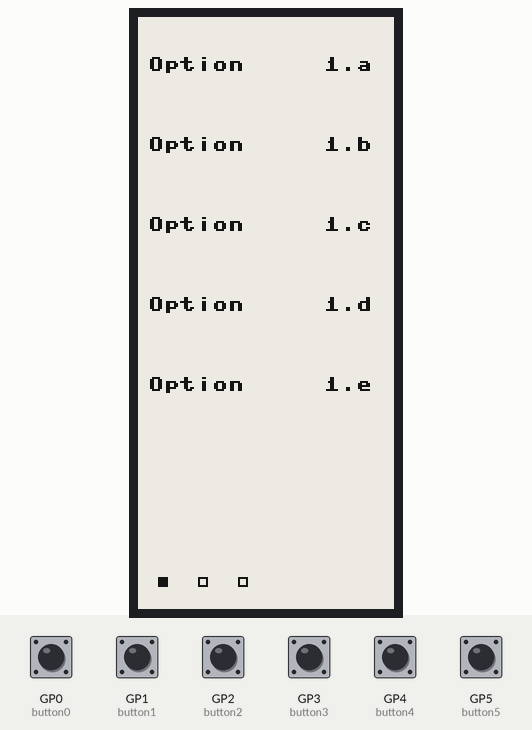
This program was run on a simulated Raspberry Pi Pico running MicroPython. Parts: 128×296 one-colour display. Inputs (shaded band) come from the test bench; at power-on: GP0 (button0), GP1 (button1), GP2 (button2), GP3 (button3), GP4 (button4), GP5 (button5) LOW. An e-paper refresh takes a nominal 2 s (0.4 s partial, 12 s with colour); what the program prints to the serial console is not drawn.

Above: at 6.7 s.
6.8 s: GP5 (button5) pulled HIGH for 0.15 s
9.9 s: GP5 (button5) pulled HIGH for 1 s
Timing chart, 0 to 12.9 s (numbered marks = the images above; inputs shaded):
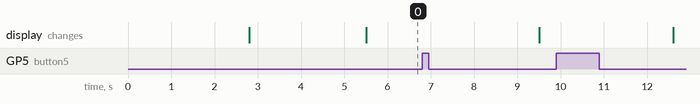

The program:

main.py
```python
# (licence header left out)
from machine import Pin, SPI
import framebuf
import utime


# Display resolution
EPD_WIDTH       = 128
EPD_HEIGHT      = 296

RST_PIN         = 12
DC_PIN          = 8
CS_PIN          = 9
BUSY_PIN        = 13

WF_PARTIAL_2IN9 = [
    0x0,0x40,0x0,0x0,0x0,0x0,0x0,0x0,0x0,0x0,0x0,0x0,
    0x80,0x80,0x0,0x0,0x0,0x0,0x0,0x0,0x0,0x0,0x0,0x0,
    0x40,0x40,0x0,0x0,0x0,0x0,0x0,0x0,0x0,0x0,0x0,0x0,
    0x0,0x80,0x0,0x0,0x0,0x0,0x0,0x0,0x0,0x0,0x0,0x0,
    0x0,0x0,0x0,0x0,0x0,0x0,0x0,0x0,0x0,0x0,0x0,0x0,
    0x0A,0x0,0x0,0x0,0x0,0x0,0x2,
    0x1,0x0,0x0,0x0,0x0,0x0,0x0,
    0x1,0x0,0x0,0x0,0x0,0x0,0x0,
    0x0,0x0,0x0,0x0,0x0,0x0,0x0,
    0x0,0x0,0x0,0x0,0x0,0x0,0x0,
    0x0,0x0,0x0,0x0,0x0,0x0,0x0,
    0x0,0x0,0x0,0x0,0x0,0x0,0x0,
    0x0,0x0,0x0,0x0,0x0,0x0,0x0,
    0x0,0x0,0x0,0x0,0x0,0x0,0x0,
    0x0,0x0,0x0,0x0,0x0,0x0,0x0,
    0x0,0x0,0x0,0x0,0x0,0x0,0x0,
    0x0,0x0,0x0,0x0,0x0,0x0,0x0,
    0x22,0x22,0x22,0x22,0x22,0x22,0x0,0x0,0x0,
    0x22,0x17,0x41,0xB0,0x32,0x36,
]

class EPD_2in9(framebuf.FrameBuffer):
    def __init__(self):
        self.reset_pin = Pin(RST_PIN, Pin.OUT)
        self.dc_pin = Pin(DC_PIN, Pin.OUT)
        self.busy_pin = Pin(BUSY_PIN, Pin.IN, Pin.PULL_UP)
        self.cs_pin = Pin(CS_PIN, Pin.OUT)
        self.width = EPD_WIDTH
        self.height = EPD_HEIGHT

        self.lut = WF_PARTIAL_2IN9

        self.spi = SPI(1)
        self.spi.init(baudrate=4000_000)
        # UI state data
        self.ui_page = 0
        self.ui_page_max = 3


        self.buffer = bytearray(self.height * self.width // 8)
        super().__init__(self.buffer, self.width, self.height, framebuf.MONO_HLSB)
        self.init()

    def digital_write(self, pin, value):
        pin.value(value)

    def digital_read(self, pin):
        return pin.value()

    def delay_ms(self, delaytime):
        utime.sleep(delaytime / 1000.0)

    def spi_writebyte(self, data):
        self.spi.write(bytearray(data))

    def module_exit(self):
        self.digital_write(self.reset_pin, 0)

    # Hardware reset
    def reset(self):
        self.digital_write(self.reset_pin, 1)
        self.delay_ms(50)
        self.digital_write(self.reset_pin, 0)
        self.delay_ms(2)
        self.digital_write(self.reset_pin, 1)
        self.delay_ms(50)

    def send_command(self, command):
        self.digital_write(self.dc_pin, 0)
        self.digital_write(self.cs_pin, 0)
        self.spi_writebyte([command])
        self.digital_write(self.cs_pin, 1)

    def send_data(self, data):
        self.digital_write(self.dc_pin, 1)
        self.digital_write(self.cs_pin, 0)
        self.spi_writebyte([data])
        self.digital_write(self.cs_pin, 1)

    def ReadBusy(self):
        print("e-Paper busy")
        while(self.digital_read(self.busy_pin) == 1):      #  0: idle, 1: busy
            self.delay_ms(10)
        print("e-Paper busy release")

    def TurnOnDisplay(self):
        self.send_command(0x22) # DISPLAY_UPDATE_CONTROL_2
        self.send_data(0xF7)
        self.send_command(0x20) # MASTER_ACTIVATION
        self.ReadBusy()

    def TurnOnDisplay_Partial(self):
        self.send_command(0x22) # DISPLAY_UPDATE_CONTROL_2
        self.send_data(0x0F)
        self.send_command(0x20) # MASTER_ACTIVATION
        self.ReadBusy()

    def SendLut(self):
        self.send_command(0x32)
        for i in range(0, 153):
            self.send_data(self.lut[i])
        self.ReadBusy()

    def SetWindow(self, x_start, y_start, x_end, y_end):
        self.send_command(0x44) # SET_RAM_X_ADDRESS_START_END_POSITION
        # x point must be the multiple of 8 or the last 3 bits will be ignored
        self.send_data((x_start>>3) & 0xFF)
        self.send_data((x_end>>3) & 0xFF)
        self.send_command(0x45) # SET_RAM_Y_ADDRESS_START_END_POSITION
        self.send_data(y_start & 0xFF)
        self.send_data((y_start >> 8) & 0xFF)
        self.send_data(y_end & 0xFF)
        self.send_data((y_end >> 8) & 0xFF)

    def SetCursor(self, x, y):
        self.send_command(0x4E) # SET_RAM_X_ADDRESS_COUNTER
        # x point must be the multiple of 8 or the last 3 bits will be ignored
        self.send_data(x & 0xFF)

        self.send_command(0x4F) # SET_RAM_Y_ADDRESS_COUNTER
        self.send_data(y & 0xFF)
        self.send_data((y >> 8) & 0xFF)
        self.ReadBusy()

    def init(self):
        # EPD hardware init start
        self.reset()

        self.ReadBusy();
        self.send_command(0x12);  #SWRESET
        self.ReadBusy();

        self.send_command(0x01); #Driver output control
        self.send_data(0x27);
        self.send_data(0x01);
        self.send_data(0x00);

        self.send_command(0x11); #data entry mode
        self.send_data(0x03);

        self.SetWindow(0, 0, self.width-1, self.height-1);

        self.send_command(0x21); #  Display update control
        self.send_data(0x00);
        self.send_data(0x80);

        self.SetCursor(0, 0);
        self.ReadBusy();
        # EPD hardware init end
        return 0

    def display(self, image):
        if (image == None):
            return
        self.send_command(0x24) # WRITE_RAM
        for j in range(0, self.height):
            for i in range(0, int(self.width / 8)):
                self.send_data(image[i + j * int(self.width / 8)])
        self.TurnOnDisplay()

    def display_Base(self, image):
        if (image == None):
            return
        self.send_command(0x24) # WRITE_RAM
        for j in range(0, self.height):
            for i in range(0, int(self.width / 8)):
                self.send_data(image[i + j * int(self.width / 8)])

        self.send_command(0x26) # WRITE_RAM
        for j in range(0, self.height):
            for i in range(0, int(self.width / 8)):
                self.send_data(image[i + j * int(self.width / 8)])

        self.TurnOnDisplay()

    def display_Partial(self, image):
        if (image == None):
            return

        self.digital_write(self.reset_pin, 0)
        self.delay_ms(2)
        self.digital_write(self.reset_pin, 1)
        self.delay_ms(2)

        self.SendLut();
        self.send_command(0x37);
        self.send_data(0x00);
        self.send_data(0x00);
        self.send_data(0x00);
        self.send_data(0x00);
        self.send_data(0x00);
        self.send_data(0x40);
        self.send_data(0x00);
        self.send_data(0x00);
        self.send_data(0x00);
        self.send_data(0x00);

        self.send_command(0x3C); #BorderWavefrom
        self.send_data(0x80);

        self.send_command(0x22);
        self.send_data(0xC0);
        self.send_command(0x20);
        self.ReadBusy();

        self.SetWindow(0, 0, self.width - 1, self.height - 1)
        self.SetCursor(0, 0)

        self.send_command(0x24) # WRITE_RAM
        for j in range(0, self.height):
            for i in range(0, int(self.width / 8)):
                self.send_data(image[i + j * int(self.width / 8)])
        self.TurnOnDisplay_Partial()

    def Clear(self, color):
        self.send_command(0x24) # WRITE_RAM
        for j in range(0, self.height):
            for i in range(0, int(self.width / 8)):
                self.send_data(color)
        self.TurnOnDisplay()

    def sleep(self):
        self.send_command(0x10) # DEEP_SLEEP_MODE
        self.send_data(0x01)

        self.delay_ms(2000)
        self.module_exit()


def countCycles():
    return 10

def drawOptions(epd):
    epd.text("Option     1.a",5, 20, 0x00)
    epd.text("Option     1.b",5, 60, 0x00)
    epd.text("Option     1.c",5,100, 0x00)
    epd.text("Option     1.d",5,140, 0x00)
    epd.text("Option     1.e",5,180, 0x00)

def drawSelectedOption(epd,oldSelection,newSelection):
    # There are 5 rows
    epd.fill_rect(10, 280, 5, 5, 0x00)
    epd.rect(     30, 280, 5, 5, 0x00)

def drawPageIndicators(epd):
    #epd.fill_rect(10, 280, 5, 5, 0x00)
    xStart = 10
    xStep = 20
    yStart = 280
    yStep = 0
    squareSize = 5
    for i in range(0,epd.ui_page_max):
        if i == epd.ui_page:
            epd.fill_rect(xStart+(i*xStep), yStart+(i*yStep), squareSize, squareSize, 0x00)
        else:
            # file white
            epd.fill_rect(xStart+(i*xStep), yStart+(i*yStep), squareSize, squareSize, 0xff)
            # outline black
            epd.rect(xStart+(i*xStep), yStart+(i*yStep), squareSize, squareSize, 0x00)
    #epd.rect(10, 280, 5, 5, 0x00)
    #epd.rect(30, 280, 5, 5, 0x00)
    #epd.rect(50, 280, 5, 5, 0x00)
    #epd.rect(70, 280, 5, 5, 0x00)

def updateEPDThenSleep(epd):
    drawOptions(epd)
    drawPageIndicators(epd)
    epd.display(epd.buffer)
    #print("sleep")
    #epd.sleep()

def mainTask():

    button0 = Pin(0, Pin.IN, Pin.PULL_DOWN)
    button1 = Pin(1, Pin.IN, Pin.PULL_DOWN)
    button2 = Pin(2, Pin.IN, Pin.PULL_DOWN)
    button3 = Pin(3, Pin.IN, Pin.PULL_DOWN)
    button4 = Pin(4, Pin.IN, Pin.PULL_DOWN)
    button5 = Pin(5, Pin.IN, Pin.PULL_DOWN)

    epd = EPD_2in9()
    epd.Clear(0xff)
    epd.fill(0xff)
    updateEPDThenSleep(epd)

    while True:
        if button0.value():
            print("button 0")
        if button1.value():
            print("button 1")
        if button2.value():
            print("button 2")
        if button3.value():
            print("button 3")
        if button4.value():
            print("button 4")
        if button5.value():
            print("button 5")

            epd.ui_page = (epd.ui_page+1) % epd.ui_page_max
            print(epd.ui_page)
            updateEPDThenSleep(epd)

if __name__=='__main__':
    mainTask()
    
```
